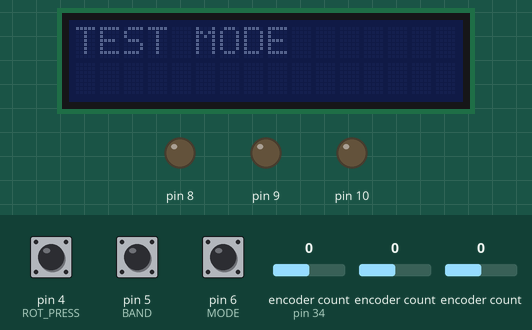
This sketch was run on a simulated Arduino Uno, built with avr-gcc and run on an emulated ATmega328P. Shown: 16×2 character LCD, output pins drawn as LEDs (lit = HIGH). The test bench sets the inputs (shaded band); at power-on: encoder count 0, encoder count (sensor on pin 34) 0, pin 4 (ROT_PRESS) HIGH, pin 5 (BAND) HIGH, pin 6 (MODE) HIGH.

Above: at 2.0 s.
2.1 s: encoder count (sensor 160) set to -1
At 2.29 s:
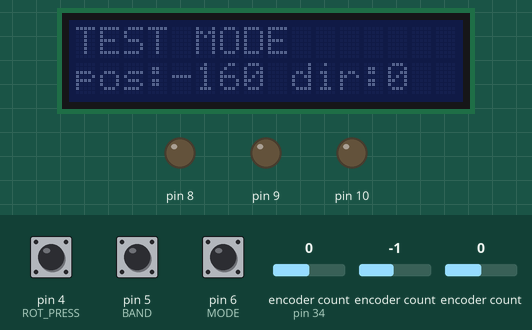
4.6 s: encoder count (sensor on pin 34) set to 4
At 5.23 s:
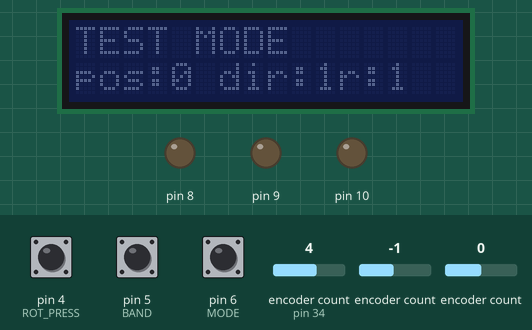
7.6 s: pin 4 (ROT_PRESS) pulled LOW for 0.15 s
At 8.12 s:
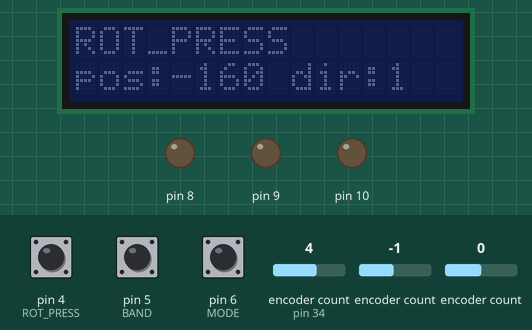
8.3 s: pin 5 (BAND) pulled LOW for 0.15 s
At 8.78 s:
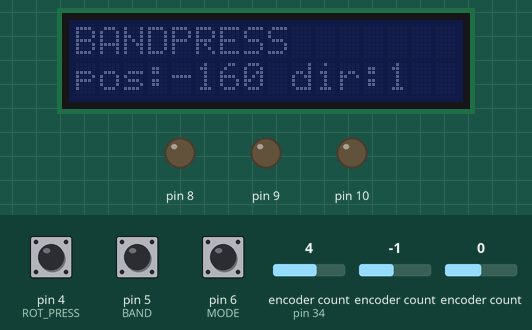
9.0 s: pin 6 (MODE) pulled LOW for 0.15 s
At 9.44 s:
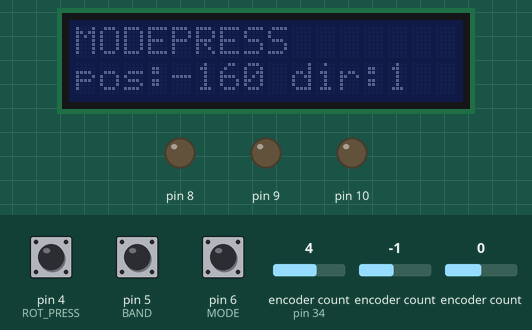
9.7 s: encoder count (sensor 224) set to -1
At 10.6 s:
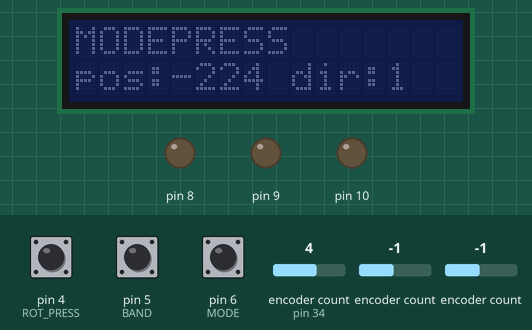
Timing chart, 0 to 12.7 s (numbered marks = the images above; inputs shaded):
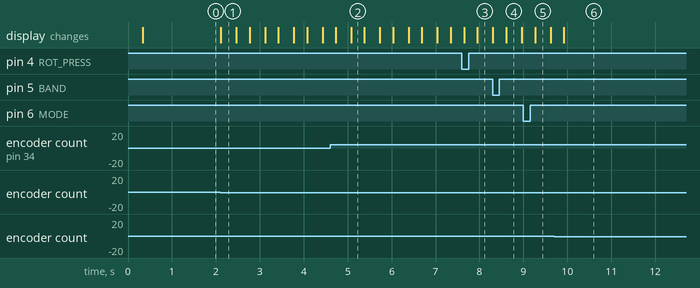

The sketch:

siggen-test.ino
```cpp
/**
    Arduino DDS60 signal generator / VFO

      Arduino + Protoshield
         +- DDS60 -> SMA
              P1-1 -> D5  confirm ... ?
              P1-2 -> D9
              P1-3 -> D8
         +- LCD display (16x2)
              Serial board on I2C (SDA/SCL) 0x27
         +- Rotary Encoder - not tested  (see https://playground.arduino.cc/Main/RotaryEncoders/)
              Up/down - freq change
              Press - increment step 10/50/100/500/1000 kHz
         +- Buttons - not tested
              BAND - change band
              MODE - change mode (sweep,vfo,memory,sig-gen)
         +- RCA plugs on A3, A4, A5 for measurements.

     TODOs:
        - Debounce buttons
*/

#include <SPI.h>
#include <Wire.h>
//#include <EEPROM.h>
#include <LCD_I2C.h>
#include <Bounce2.h>
#include <dds60.h>
#include <RotaryEncoder.h>

// DDS60 pins - don't mess with these
#define DDSLOAD 8
#define DDSCLOCK 9
#define DDSDATA 10

//buttons
#define BAND 5
#define MODE 6

// use 2/3 pins for interupts - hardwired now
#define ROT_UP 3
#define ROT_DOWN 2
#define ROT_PRESS 4

// analog a0, a1, a2 used by RCA ports

// static values
static unsigned long freq = 14000000L;  // 14mhz
static char mode = 'v';
static bool update = true;  // used to signal stopping a sweep/scan

// initialize LCD object
LCD_I2C display(0x27,16,2);  // set the LCD address to 0x27 for a 16 chars and 2 line display

// initialize DDS60 object
DDS60 dds60module(DDSLOAD, DDSCLOCK, DDSDATA);

// initialize encoder object
//Encoder enc(ROT_UP, ROT_DOWN);
RotaryEncoder *encoder = nullptr;

Bounce2::Button bandB = Bounce2::Button();
Bounce2::Button modeB = Bounce2::Button();
Bounce2::Button rotB = Bounce2::Button();


void setup() {
  // put your setup code here, to run once:

  Serial.begin(9600);
  while (!Serial) {
    ; // wait for serial port to connect. Needed for native USB port only
  }

  // initialize display
  displayInit();

  // initialize buttons
  buttonInit();


  // set frequency, uses this variable to not be constantly writing to VFO
  update = true;

  // check test
  checkTest();
  test_mode();

}


void checkTest() {
    // if BAND and MODE buttons are pressed, enter test mode
  //bandB.update();
  modeB.update();
  if(modeB.pressed()){
    mode = 't';  // enter test mode
  }
  display.setCursor(0,0);
  display.print(F("TEST MODE"));
  delay(500);
}

void encoderInit() {
  //PCICR |= (1 << PCIE1);    // This enables Pin Change Interrupt 1 that covers the Analog input pins or Port C.
  //PCMSK1 |= (1 << PCINT10) | (1 << PCINT11);
  //pinMode(ROT_UP, INPUT_PULLUP);
  //pinMode(ROT_DOWN, INPUT_PULLUP);

  encoder = new RotaryEncoder(ROT_DOWN, ROT_UP, RotaryEncoder::LatchMode::TWO03);

  // Initialize interrupts
  attachInterrupt(ROT_DOWN, checkPosition, CHANGE);
  attachInterrupt(ROT_UP, checkPosition, CHANGE);
}

// This interrupt routine will be called on any change of one of the input signals
void checkPosition()
{
  encoder->tick(); // just call tick() to check the state.
}

void displayInit() {
  // display.begin(16, 2);
  display.begin();
  // display.backlight();

  // Show initial display buffer contents on the screen --
  // the library initializes this with an Adafruit splash screen.
  // display.display();
  //delay(250); // Pause for 1 seconds
  display.print(F("kc2ihx dds"));
  delay(250);

  // Clear the buffer
  display.clear();

}

void buttonInit()
{
   bandB.attach(BAND, INPUT_PULLUP);
   modeB.attach(MODE, INPUT_PULLUP);
   rotB.attach(ROT_PRESS, INPUT_PULLUP);
   bandB.interval(2);
   modeB.interval(2);
   rotB.interval(2);
   bandB.setPressedState(LOW);
   modeB.setPressedState(LOW);
   rotB.setPressedState(LOW);

}


 void test_mode(){
   bandB.update();
   modeB.update();
   rotB.update();
   display.setCursor(0,0);
   // display.print(F("TESTMODE1234567"));
   if(modeB.pressed()){
      //display.setCursor(0,0);
      display.print(F("MODE"));
      //delay(100);
   }
   if(bandB.pressed()){
      //display.setCursor(0,0);
      display.print(F("BAND"));
      //delay(100);
   }
   if(rotB.pressed()){
      //display.setCursor(0,0);
      display.print(F("ROT_PRESS"));
      //delay(100);
   }
 }


//long encPosition = -999;
signed long position = 0;

void loop() {

  test_mode();

  static int pos = 0;

  encoder->tick();  // get state
  int newPos = encoder->getPosition();
  if (pos != newPos) {
    display.setCursor(0,1);
    display.print("pos:");
    display.print(newPos);
    display.print(" dir:");
    display.print((int)(encoder->getDirection()));
    pos = newPos;
  } // if

}
```

Measured:
- after the input at 2.1 s, the display: changes at once (image 1)
- after the input at 4.6 s, the display: first changes after 0.13 s (image 2 shows a later state)
- after the input at 7.6 s, the display: first changes after 0.05 s (image 3 shows a later state)
- after the input at 8.3 s, the display: first differs from a run without the input after 0.30 s (image 4)
- after the input at 9.0 s, the display: changes after 0.26 s (image 5)
- after the input at 9.7 s, the display: changes after 0.22 s (image 6)
